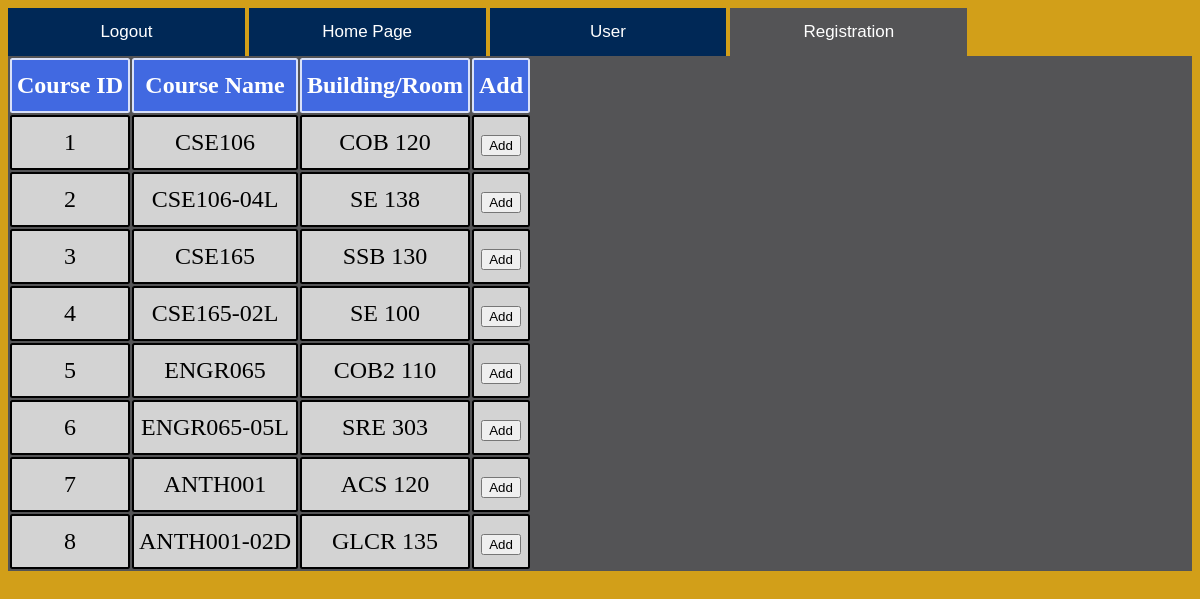
The app's page /class/add_class (signed in), older data.
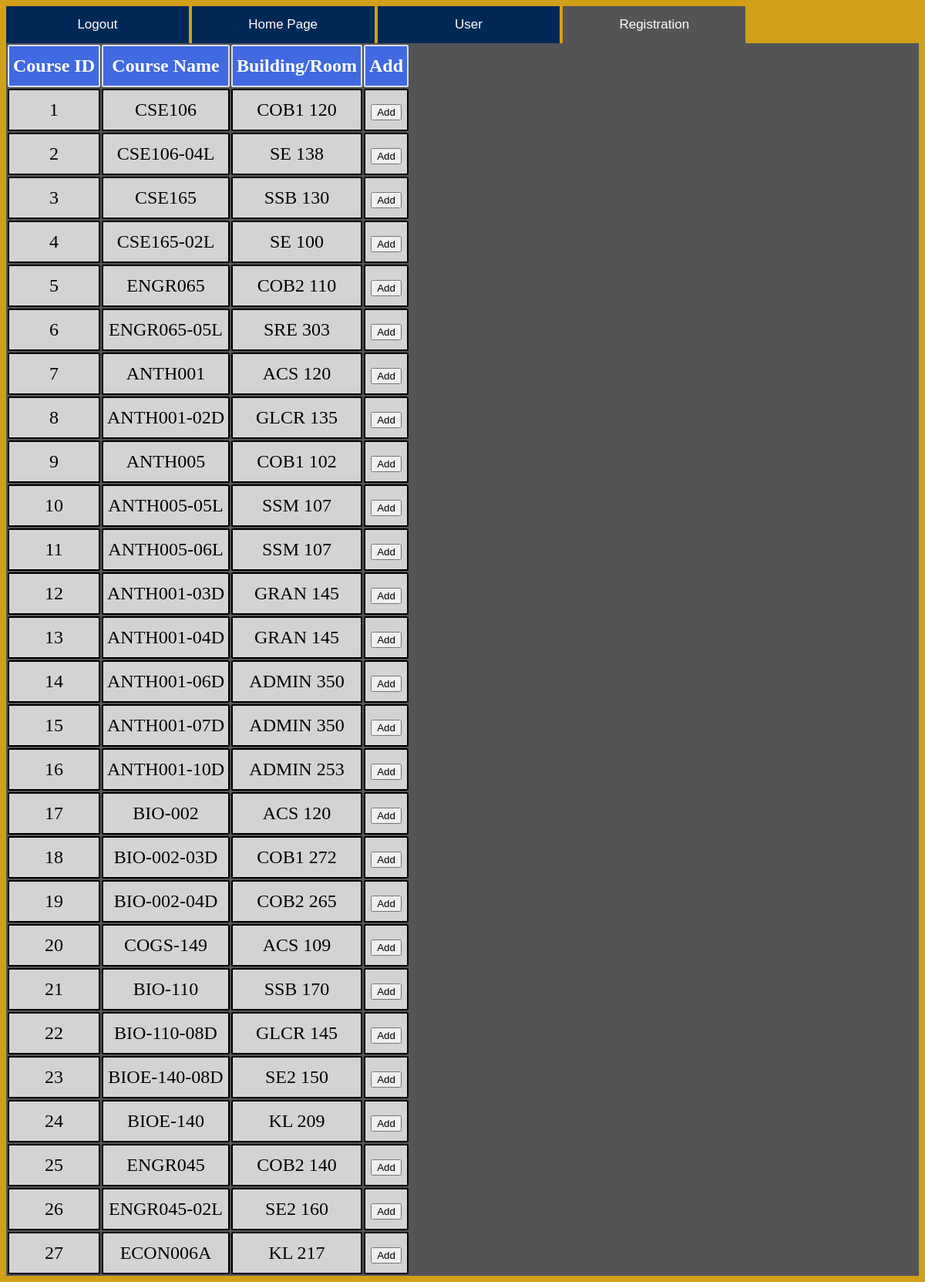
The same page, newer data.
### models.py (models this page shows)
class Classes(db.Model):
    id = db.Column(db.Integer, nullable=False, primary_key=True, autoincrement=True)
    class_name = db.Column(db.String(100), nullable=False)
    timeslot = db.Column(db.String(100), nullable=False)
    students = db.relationship('Students', secondary='enrollment')
    building = db.Column(db.String(10), nullable=False)
    room_no = db.Column(db.String(5), nullable=False)

### app.py (the view, shortened to what this page needs)
@app.route('/class/add_class', methods=['GET', 'POST'])
@login_required
def add_class_to_user():
    classes = Classes.query.all()
    return render_template('class_registration.html', classes=classes)

### app.py (called while the page is built)
@login_manager.user_loader
def load_user(user_id):
    return Users.query.get(user_id)

### templates/class_registration.html (shortened to what this page needs)
<!DOCTYPE html>
<html lang="en">
<head>
    <link rel="stylesheet" href="{{ url_for('static', filename='css/style.css') }}">
</head>
<body class="UCMGold-background">
    <div class="topnav">
        <form action="{{ url_for('logout') }}" method="post">
            <button type="submit">Logout</button></form>
        <button type="button" onclick="jumpToLink('/')">Home Page</button>
        <button type="button" onclick="jumpToLink('user/{{ current_user.id }}')">User</button>
        <button type="button" class="active" onclick="jumpToLink('class/add_class')">Registration</button>
    </div>
    <div id="display" style="background-color: rgb(84,84,86)">
        <table id="tabs">
            {% block content %}
                {% if classes %}
                    <th>Course ID</th>
                    <th>Course Name</th>
                    <th>Building/Room</th>
                    <th>Add</th>
                    {% for class in classes %}
                        <tr>
                            <td>{{class.id}}</td>
                            <td>{{class.class_name}}</td>
                            <td>{{class.building + " " + class.room_no}}</td>
                            <td>
                                <form action="{{url_for('add_class_to_user')}}" method = 'POST'>
                                    <button type="submit" name="reg_button" value="{{class.id}}" class="reg-button">
                                        Add
                                    </button>
                                </form>
                            </td>
                        </tr>
                        {% endfor %}
                {% endif %}
            {% endblock content %}
        </table>
    </div>
</body>
</html>

### static/css/style.css (style rules this page uses)
.UCMGold-background { background-color:rgb(210,159,25); }
#tabs th { padding-top: 12px; padding-bottom: 12px; padding-left: 5px; padding-right: 5px; text-align: center; border: 2px rgba(255,255,255,0.8) solid; background-color: royalblue; color: white; border-radius: 2.5px; font-size: 24px; }
#tabs td { padding-top: 12px; padding-bottom: 12px; padding-left: 5px; padding-right: 5px; text-align: center; border: 2px black solid; background-color: lightgray; border-radius: 2.5px; font-size: 24px; }
.topnav { background-color: rgb(210,159,25); }
.topnav button { background-color: rgb(0,40,86); width: 20%; color: white; text-align: center; padding: 14px 16px; text-decoration: none; font-size: 17px; margin: 0 auto; display: inline; border: none; }
.topnav form { margin: 0 auto; display:inline; border:none; }
.topnav button.active { background-color: rgb(84,84,86); color: white; }

Row changes from the older to the newer data that the page shows:
changed Classes "CSE106": building+room_no "COB 120" → "COB1 120"
added Classes: id "9", class_name "ANTH005", building+room_no "COB1 102"
added Classes: id "10", class_name "ANTH005-05L", building+room_no "SSM 107"
added Classes: id "11", class_name "ANTH005-06L", building+room_no "SSM 107"
added Classes: id "12", class_name "ANTH001-03D", building+room_no "GRAN 145"
added Classes: id "13", class_name "ANTH001-04D", building+room_no "GRAN 145"
added Classes: id "14", class_name "ANTH001-06D", building+room_no "ADMIN 350"
added Classes: id "15", class_name "ANTH001-07D", building+room_no "ADMIN 350"
added Classes: id "16", class_name "ANTH001-10D", building+room_no "ADMIN 253"
added Classes: id "17", class_name "BIO-002", building+room_no "ACS 120"
added Classes: id "18", class_name "BIO-002-03D", building+room_no "COB1 272"
added Classes: id "19", class_name "BIO-002-04D", building+room_no "COB2 265"
added Classes: id "20", class_name "COGS-149", building+room_no "ACS 109"
added Classes: id "21", class_name "BIO-110", building+room_no "SSB 170"
added Classes: id "22", class_name "BIO-110-08D", building+room_no "GLCR 145"
added Classes: id "23", class_name "BIOE-140-08D", building+room_no "SE2 150"
added Classes: id "24", class_name "BIOE-140", building+room_no "KL 209"
added Classes: id "25", class_name "ENGR045", building+room_no "COB2 140"
added Classes: id "26", class_name "ENGR045-02L", building+room_no "SE2 160"
added Classes: id "27", class_name "ECON006A", building+room_no "KL 217"
